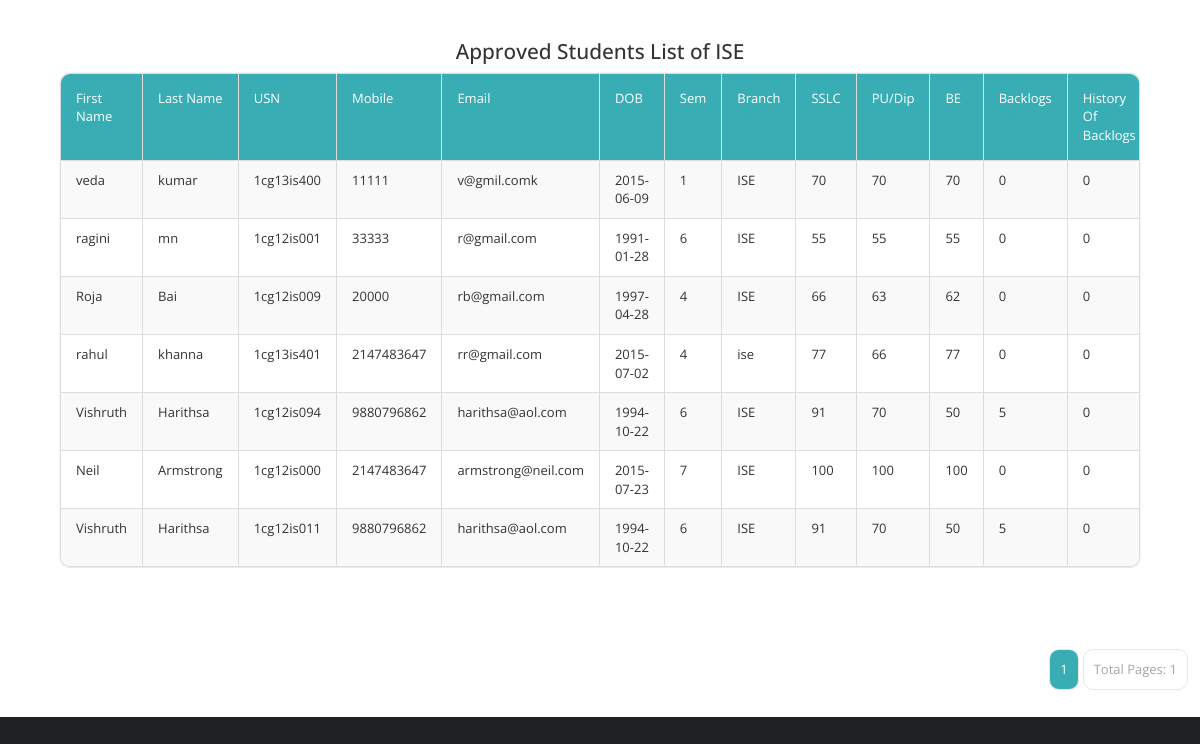
/Profilers/PProfile/ise.php (signed in), run on the app's committed database.
### tables this page shows
CREATE TABLE IF NOT EXISTS `basicdetails` (
  `Id` int(11) NOT NULL AUTO_INCREMENT,
  `FirstName` varchar(25) NOT NULL,
  `LastName` varchar(25) NOT NULL,
  `USN` varchar(10) NOT NULL,
  `Mobile` bigint(11) NOT NULL,
  `Email` varchar(255) NOT NULL,
  `DOB` date NOT NULL,
  `Sem` int(11) NOT NULL,
  `Branch` varchar(15) NOT NULL,
  `SSLC` float NOT NULL,
  `PU/Dip` float NOT NULL,
  `BE` float NOT NULL,
  `Backlogs` int(11) NOT NULL,
  `HofBacklogs` tinyint(1) NOT NULL,
  `DetainYears` int(11) NOT NULL,
  `Approve` tinyint(1) NOT NULL DEFAULT '0',
  `ApprovalDate` date NOT NULL,
  PRIMARY KEY (`Id`, `USN`),
  UNIQUE KEY `USN` (`USN`, `Mobile`, `Email`)
);

### Profilers/PProfile/ise.php (the view, shortened to what this page needs)
<!DOCTYPE html>
<html lang="en">
<head>
    <link href="css/font-awesome.min.css" rel="stylesheet">
    <link href="css/bootstrap.min.css" rel="stylesheet">
    <link href="css/templatemo-style.css" rel="stylesheet">
</head>
<body>
<div class="bg">
<div class="templatemo-content-container">
    <center><h2>Approved Students List of ISE</h2></center>
    <div class="templatemo-content-widget no-padding">
        <div class="panel panel-default table-responsive">
            <table class="table table-striped table-bordered templatemo-user-table">
                <thead>
                    <tr>
                        <td>First Name</td>
                        <td>Last Name</td>
                        <td>USN</td>
                        <td>Mobile</td>
                        <td>Email</td>
                        <td>DOB</td>
                        <td>Sem</td>
                        <td>Branch</td>
                        <td>SSLC</td>
                        <td>PU/Dip</td>
                        <td>BE</td>
                        <td>Backlogs</td>
                        <td>History Of Backlogs</td>
                    </tr>
                </thead>
                <tbody>
<?php
$servername = "localhost";
$username = "harsh";
$password = "harsh2005";
$dbname = "placement";
$conn = new mysqli($servername, $username, $password, $dbname);
$num_rec_per_page = 15;
$page = isset($_GET["page"]) ? $_GET["page"] : 1;
$start_from = ($page - 1) * $num_rec_per_page;
$sql = "SELECT * FROM basicdetails WHERE Approve='1' AND Branch='ISE' LIMIT ?, ?";
$stmt = $conn->prepare($sql);
$stmt->bind_param("ii", $start_from, $num_rec_per_page);
$stmt->execute();
$result = $stmt->get_result();
while ($row = $result->fetch_assoc()) {
    echo "<tr>
        <td>{$row['FirstName']}</td>
        <td>{$row['LastName']}</td>
        <td>{$row['USN']}</td>
        <td>{$row['Mobile']}</td>
        <td>{$row['Email']}</td>
        <td>{$row['DOB']}</td>
        <td>{$row['Sem']}</td>
        <td>{$row['Branch']}</td>
        <td>{$row['SSLC']}</td>
        <td>{$row['PU/Dip']}</td>
        <td>{$row['BE']}</td>
        <td>{$row['Backlogs']}</td>
        <td>{$row['HofBacklogs']}</td>
        <td>{$row['DetainYears']}</td>
    </tr>";
}
?>
                </tbody>
            </table>
        </div>
    </div>
</div>
<div class="pagination-wrap">
    <ul class="pagination">
        <?php
        $conn = new mysqli($servername, $username, $password, $dbname);
        $sql = "SELECT COUNT(*) FROM basicdetails WHERE Approve='1' AND Branch='ISE'";
        $result = $conn->query($sql);
        $row = $result->fetch_row();
        $total_records = $row[0];
        $total_pages = ceil($total_records / $num_rec_per_page);
        for ($i = max(1, $page - 2); $i <= min($total_pages, $page + 2); $i++) {
            if ($i == $page) {
                echo "<li class='active'><a>$i</a></li>";
            } else {
                echo "<li><a href='ise.php?page=$i'>$i</a></li>";
            }
        }
        echo "<li><a>Total Pages: $total_pages</a></li>";
        ?>
    </ul>
</div>
</body>
</html>

### Profilers/PProfile/css/templatemo-style.css (style rules this page uses)
* { font-family: 'Open Sans', sans-serif; }
body { font-size: 13px; }
body, .templatemo-left-nav { background: #1f2124; }
.bg { background: #ffffff }
h1, h2, h3 { margin: 0; }
h2 { font-size: 1.6em; }
ul { list-style-type: none; margin: 0; padding: 0; }
.templatemo-content-container { padding: 40px 50px; }
.templatemo-content-widget { border-radius: 10px; padding: 30px; position: relative; margin: 10px; box-shadow: 0px 0px 1px 1px rgba(161, 159, 159, 0.1); }
.templatemo-content-widget.no-padding { padding: 0; }
.panel { border-radius: 10px; }
.pagination-wrap { margin-right: 10px; text-align: right; }
.pagination>li>a { border-color: #E9E8E8; color: #a6a6a6; margin: 2px; padding: 10px; }
.pagination>li>a, .pagination>li:first-child>a, .pagination>li:last-child>a { border-radius: 10px; }
.pagination>.active>a, .pagination>.active>a:focus, .pagination>.active>a:hover { background-color: #39ADB4; border-color: #E9E8E8; }
.table { margin-bottom: 0; }
.table>tbody>tr>td { padding: 10px 15px; }
.table>thead>tr>td { padding: 15px; }
.templatemo-user-table thead { background-color: #39ADB4; color: white; }
.panel>.table-responsive:last-child>.table:last-child, .panel>.table:last-child { border-bottom-right-radius: 10px; border-bottom-left-radius: 10px; }
.panel>.table:first-child { border-top-left-radius: 10px; border-top-right-radius: 10px; }

### data on the page
basicdetails: FirstName "veda", LastName "kumar", USN "1cg13is400", Mobile "11111", Email "v@gmil.comk", DOB "2015-06-09", Sem "1", Branch "ISE", SSLC "70", value "70", BE "70", Backlogs "0", HofBacklogs "0"
basicdetails: FirstName "ragini", LastName "mn", USN "1cg12is001", Mobile "33333", Email "r@gmail.com", DOB "1991-01-28", Sem "6", Branch "ISE", SSLC "55", value "55", BE "55", Backlogs "0", HofBacklogs "0"
basicdetails: FirstName "Roja", LastName "Bai", USN "1cg12is009", Mobile "20000", Email "rb@gmail.com", DOB "1997-04-28", Sem "4", Branch "ISE", SSLC "66", value "63", BE "62", Backlogs "0", HofBacklogs "0"
basicdetails: FirstName "rahul", LastName "khanna", USN "1cg13is401", Mobile "2147483647", Email "rr@gmail.com", DOB "2015-07-02", Sem "4", Branch "ise", SSLC "77", value "66", BE "77", Backlogs "0", HofBacklogs "0"
basicdetails: FirstName "Vishruth", LastName "Harithsa", USN "1cg12is094", Mobile "9880796862", Email "harithsa@aol.com", DOB "1994-10-22", Sem "6", Branch "ISE", SSLC "91", value "70", BE "50", Backlogs "5", HofBacklogs "0"
basicdetails: FirstName "Neil", LastName "Armstrong", USN "1cg12is000", Mobile "2147483647", Email "armstrong@neil.com", DOB "2015-07-23", Sem "7", Branch "ISE", SSLC "100", value "100", BE "100", Backlogs "0", HofBacklogs "0"
basicdetails: FirstName "Vishruth", LastName "Harithsa", USN "1cg12is011", Mobile "9880796862", Email "harithsa@aol.com", DOB "1994-10-22", Sem "6", Branch "ISE", SSLC "91", value "70", BE "50", Backlogs "5", HofBacklogs "0"

### other printed values
$total_pages "1"
